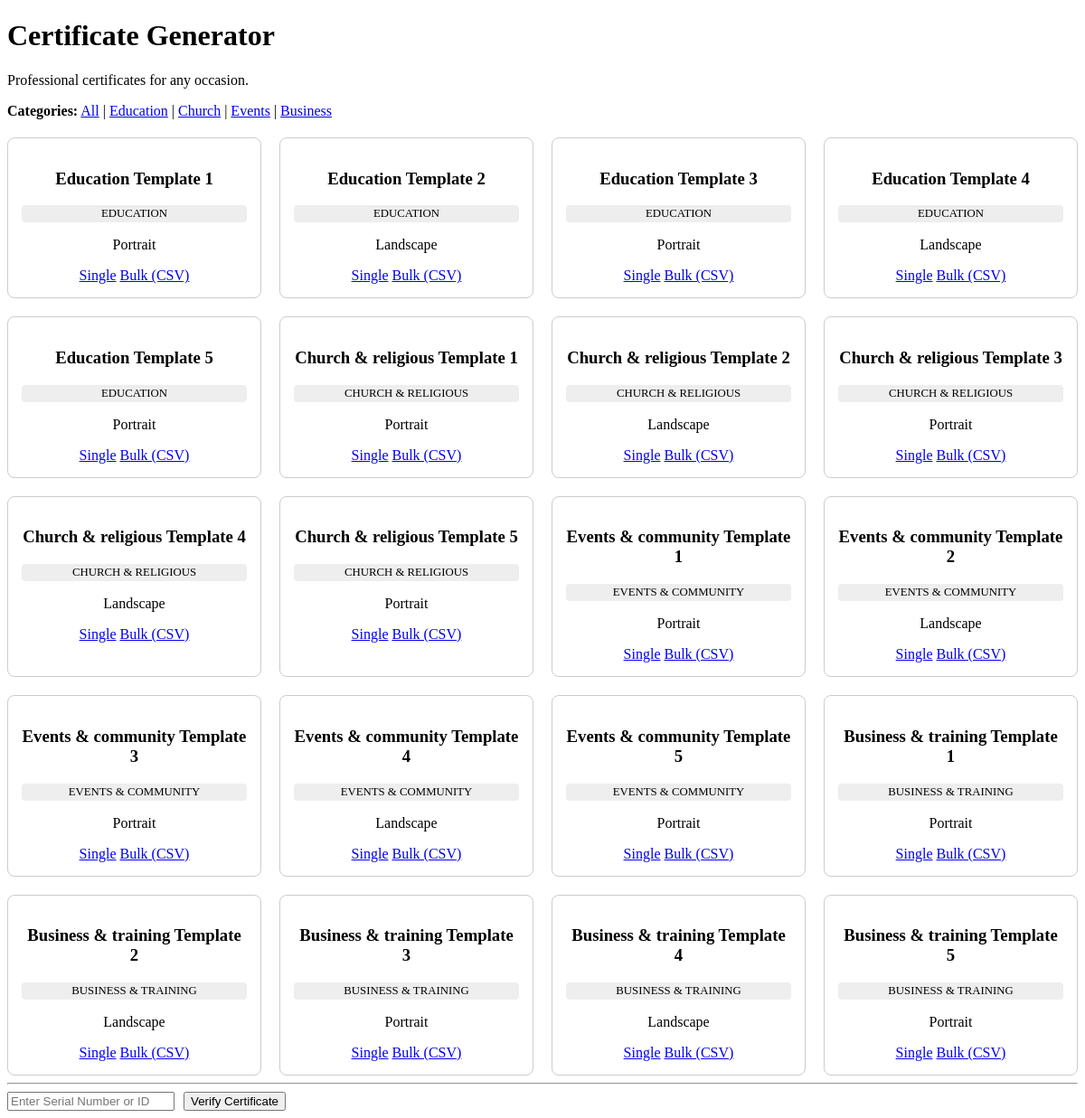
The page / on the database its author committed.
### tables this page shows
CREATE TABLE templates (
            id INTEGER PRIMARY KEY AUTOINCREMENT,
            name TEXT,
            category TEXT,
            orientation TEXT,
            background TEXT,
            config_json TEXT
        );

### app.py (the view)
@app.route('/')
def index():
    db = get_db()
    templates = db.execute('SELECT * FROM templates').fetchall()
    return render_template('index.html', templates=templates)

### app.py (called while the page is built)
def get_db():
    conn = sqlite3.connect(DATABASE)
    conn.row_factory = sqlite3.Row
    return conn

### templates/index.html (shortened to what this page needs)
<!DOCTYPE html>
<html lang="en">
<head>
    <link rel="stylesheet" href="https://cdn.jsdelivr.net/npm/water.css@2/out/water.css">
</head>
<body>
    <h1>Certificate Generator</h1>
    <p>Professional certificates for any occasion.</p>
    <div class="category-nav">
        <strong>Categories:</strong>
        <a href="/">All</a> |
        <a href="#EDUCATION">Education</a> |
        <a href="#CHURCH">Church</a> |
        <a href="#EVENTS">Events</a> |
        <a href="#BUSINESS">Business</a>
    </div>
    <div class="grid">
        {% for template in templates %}
        <div class="card" id="{{ template.category.split(' ')[0] }}">
            <h3>{{ template.name }}</h3>
            <p class="badge">{{ template.category }}</p>
            <p>{{ template.orientation | capitalize }}</p>
            <div style="margin-top: 10px;">
                <a href="{{ url_for('generate', template_id=template.id) }}" class="button">Single</a>
                <a href="{{ url_for('bulk', template_id=template.id) }}" class="button">Bulk (CSV)</a>
            </div>
        </div>
        {% endfor %}
    </div>
    <hr>
    <form action="/verify/search" method="get" style="display: flex; gap: 10px; align-items: center;">
        <input type="text" name="id" placeholder="Enter Serial Number or ID" required>
        <button type="submit">Verify Certificate</button>
    </form>
</body>
</html>

### templates/index.html (style rules this page uses)
.grid { display: grid; grid-template-columns: repeat(auto-fill, minmax(250px, 1fr)); gap: 20px; }
.card { border: 1px solid #ccc; padding: 15px; border-radius: 8px; text-align: center; }
.category-nav { margin-bottom: 20px; }
.badge { background: #eee; padding: 2px 8px; border-radius: 4px; font-size: 0.8em; }

### rows shown on the page
templates: name "Education Template 1", category "EDUCATION", orientation "Portrait"
templates: name "Education Template 2", category "EDUCATION", orientation "Landscape"
templates: name "Education Template 3", category "EDUCATION", orientation "Portrait"
templates: name "Education Template 4", category "EDUCATION", orientation "Landscape"
templates: name "Education Template 5", category "EDUCATION", orientation "Portrait"
templates: name "Church & religious Template 1", category "CHURCH & RELIGIOUS", orientation "Portrait"
templates: name "Church & religious Template 2", category "CHURCH & RELIGIOUS", orientation "Landscape"
templates: name "Church & religious Template 3", category "CHURCH & RELIGIOUS", orientation "Portrait"
templates: name "Church & religious Template 4", category "CHURCH & RELIGIOUS", orientation "Landscape"
templates: name "Church & religious Template 5", category "CHURCH & RELIGIOUS", orientation "Portrait"
templates: name "Events & community Template 1", category "EVENTS & COMMUNITY", orientation "Portrait"
templates: name "Events & community Template 2", category "EVENTS & COMMUNITY", orientation "Landscape"
templates: name "Events & community Template 3", category "EVENTS & COMMUNITY", orientation "Portrait"
templates: name "Events & community Template 4", category "EVENTS & COMMUNITY", orientation "Landscape"
templates: name "Events & community Template 5", category "EVENTS & COMMUNITY", orientation "Portrait"
templates: name "Business & training Template 1", category "BUSINESS & TRAINING", orientation "Portrait"
templates: name "Business & training Template 2", category "BUSINESS & TRAINING", orientation "Landscape"
templates: name "Business & training Template 3", category "BUSINESS & TRAINING", orientation "Portrait"
templates: name "Business & training Template 4", category "BUSINESS & TRAINING", orientation "Landscape"
templates: name "Business & training Template 5", category "BUSINESS & TRAINING", orientation "Portrait"
